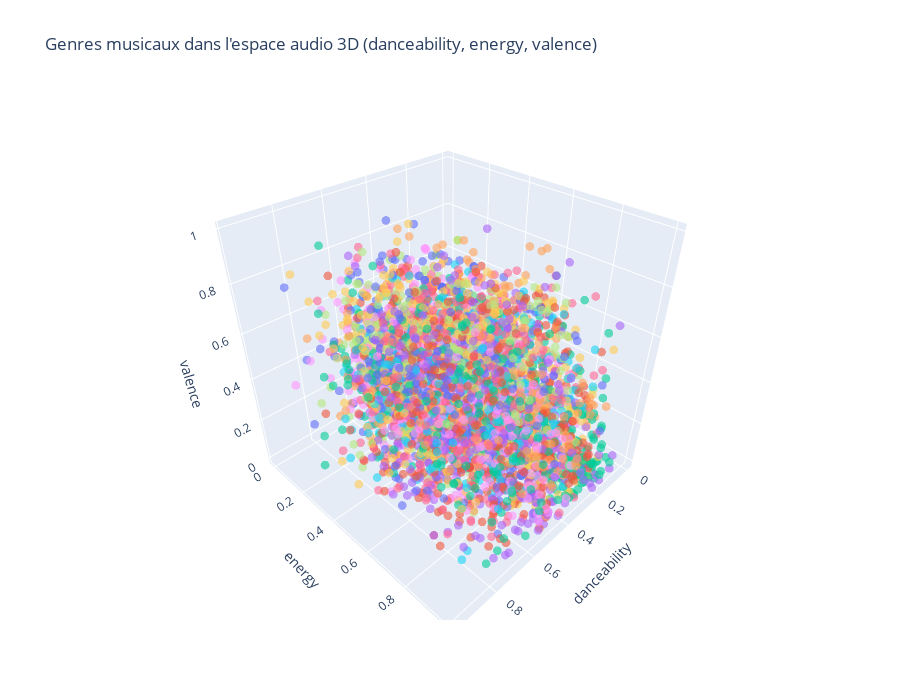

Source (notebook cell):
### Markdown cell above
## 3. Approche hiérarchique : Clustering par genre

### 3.1 Principe de l'approche hiérarchique

L'idée est de créer une **structure à deux niveaux** :

```
Niveau 1 : Genre musical (catégoriel)
    ├─ Rock
    │   ├─ Cluster 0 : Rock énergique et joyeux
    │   ├─ Cluster 1 : Rock calme et mélancolique
    │   └─ Cluster 2 : Rock acoustique
    ├─ Pop
    │   ├─ Cluster 0 : Pop dansante
    │   └─ Cluster 1 : Pop ballade
    └─ ...

Niveau 2 : Clusters K-means sur features audio (numérique)
```

**Avantages** :
- Respecte la structure naturelle des données (le genre est une catégorie discrète)
- Permet un clustering plus fin au sein de chaque genre
- Facilite les recommandations dans le même genre ou entre genres proches

### 3.2 Détermination du nombre de clusters par genre

Pour chaque genre, nous allons déterminer le nombre optimal de clusters.

### Code cell
# Échantillonnage pour la visualisation (prendre un sous-ensemble pour la lisibilité)
sample_size = min(5000, len(df))
df_sample = df_cleaned.sample(n=sample_size, random_state=42)

# Visualisation 3D des genres
fig = px.scatter_3d(df_sample,
                    x='danceability',
                    y='energy',
                    z='valence',
                    color='track_genre',
                    opacity=0.6,
                    width=900,
                    height=700,
                    title='Genres musicaux dans l\'espace audio 3D (danceability, energy, valence)')

fig.update_traces(marker=dict(size=3))
fig.update_layout(showlegend=False)  # Trop de genres pour une légende lisible
fig.show()

print("\nObservation : Certains genres se chevauchent dans cet espace 3D.")
print("C'est pourquoi une approche purement audio peut mélanger les genres.")
